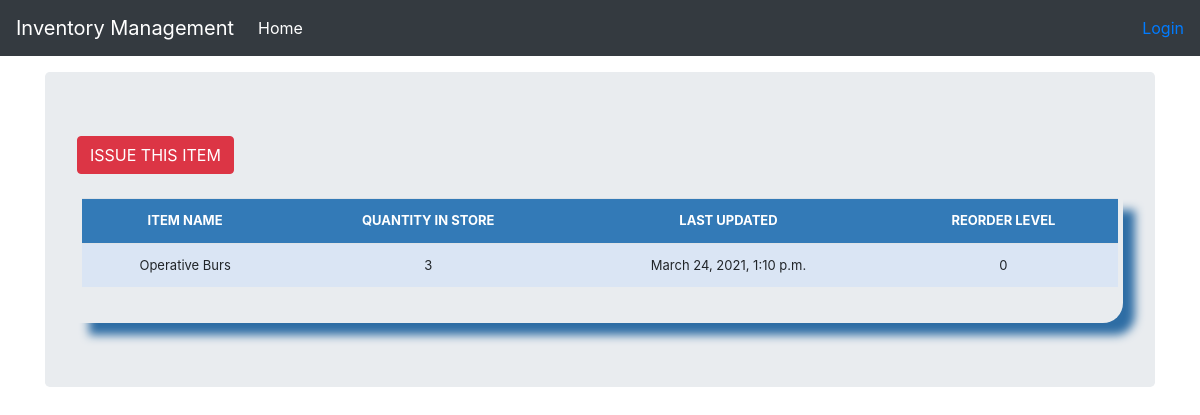
Page /stock_detail/19/ on the committed database.
### inventorymgmt/models.py (models this page shows, shortened)
class Stock(models.Model):
	category = models.CharField(max_length=50, blank=True, null=True, choices=category_choice,)
	item_name = models.CharField(max_length=50, blank=True, null=True)
	quantity = models.IntegerField(default='0', blank=False, null=True)
	receive_quantity = models.IntegerField(default='0', blank=True, null=True)
	receive_by = models.CharField(max_length=50, blank=True, null=True)
	issue_quantity = models.IntegerField(default='0', blank=True, null=True)
	issue_by = models.CharField(max_length=50, blank=True, null=True)
	issue_to = models.CharField(max_length=50, blank=True, null=True)
	phone_number = models.CharField(max_length=50, blank=True, null=True)
	last_updated = models.DateTimeField(auto_now_add=False, auto_now=True)
	timestamp = models.DateTimeField(auto_now_add=True, auto_now=False)
	date = models.DateTimeField(auto_now_add=False, auto_now=False)
	reorder_level = models.IntegerField(default='0', blank=False, null=True)

### inventorymgmt/views.py (the view)
# urls.py: path('stock_detail/<str:pk>/', views.stock_detail, name="stock_detail"),
def stock_detail(request, pk):
	queryset = Stock.objects.get(id=pk)
	context = {
		"title": queryset.item_name,
		"queryset": queryset,
	}
	return render(request, "stock_detail.html", context)

### inventorymgmt/Templates/stock_detail.html (shortened to what this page needs)
{% load static %}
{% load crispy_forms_tags %}
<!DOCTYPE html>
<html lang="en">
  <head>
<link href="{% static 'css/stylesheet.css' %}" rel="stylesheet">
<link href="{% static 'css/bootstrap.min.css' %}" rel="stylesheet">
 <link href="{% static 'css/navbar-top-fixed.css' %}" rel="stylesheet">
  </head>
  <body>
{% include 'navbar.html' %}
<main role="main" class="container">
	<div class="jumbotron">
	<a href="{% url 'issue_items' queryset.id %}"><div class='btn btn-danger'>ISSUE THIS ITEM</div></a>
        <br><br>
        <div class="display_table">
          <table class='table'>
                  <tr>
                    <th>ITEM NAME</th>
                    <th>QUANTITY IN STORE</th>
                    <th>LAST UPDATED</th>
                    <th>REORDER LEVEL</th>
                  </tr>
                  <tr>
                    <td>{{queryset.item_name}}</td>
                    <td>{{queryset.quantity}}</td>
                    <td>{{queryset.last_updated}}</td>
                    <td>{{queryset.reorder_level}}</td>
                  </tr>
          </table>
        </div>
  </div>
</main>
      </body>
</html>

### inventorymgmt/static/css/stylesheet.css (style rules this page uses)
body { background-color: #34eb6b; }
.table { font-size: 13px; text-align: center; width: 95%; margin: auto; }
.table tr:nth-child(odd) { background: #B8CAE4 }
.table tr:nth-child(even) { background: #dae5f4 }
th { background-color: #337ab7; color: white; }
.display_table { border-bottom-right-radius: 20px; padding-left: 5px; padding-right: 5px; padding-bottom: 20px; box-shadow: 12px 12px 10px #2e6da4; }

### inventorymgmt/static/css/navbar-top-fixed.css (style rules this page uses)
body { min-height: 75rem; padding-top: 4.5rem; }

### rows in the picture
Stock: item_name "Operative Burs", quantity "3", last_updated "March 24, 2021, 1:10 p.m.", reorder_level "0"
